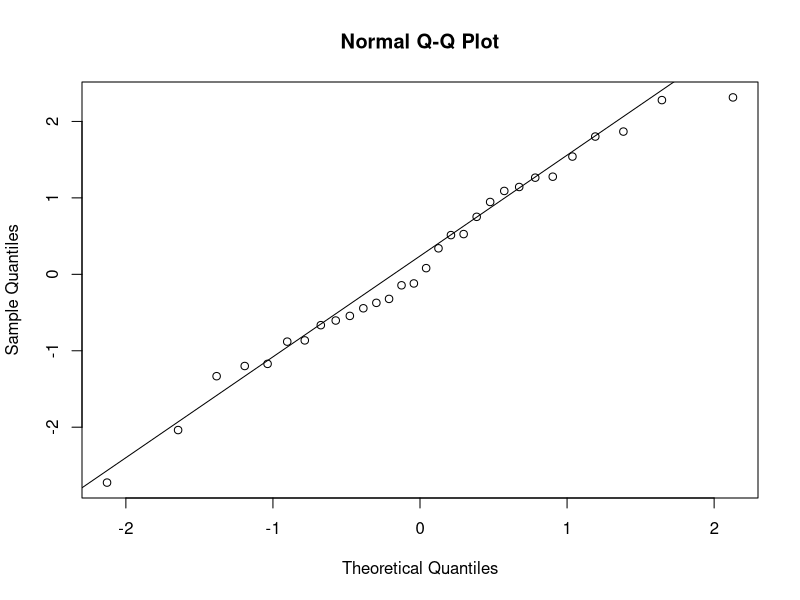
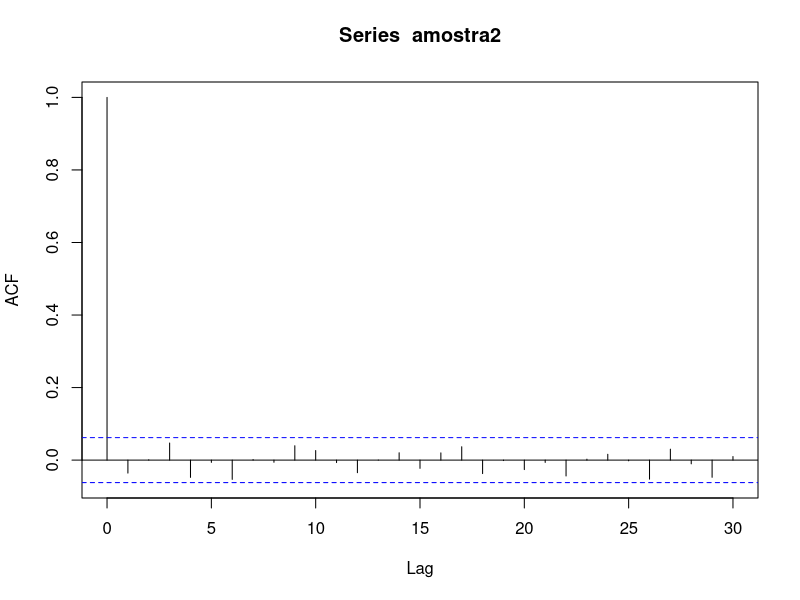
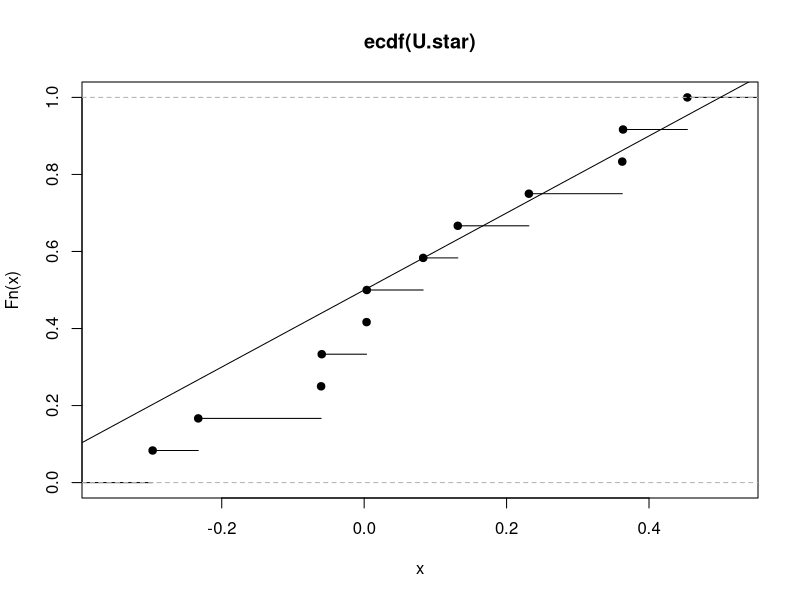
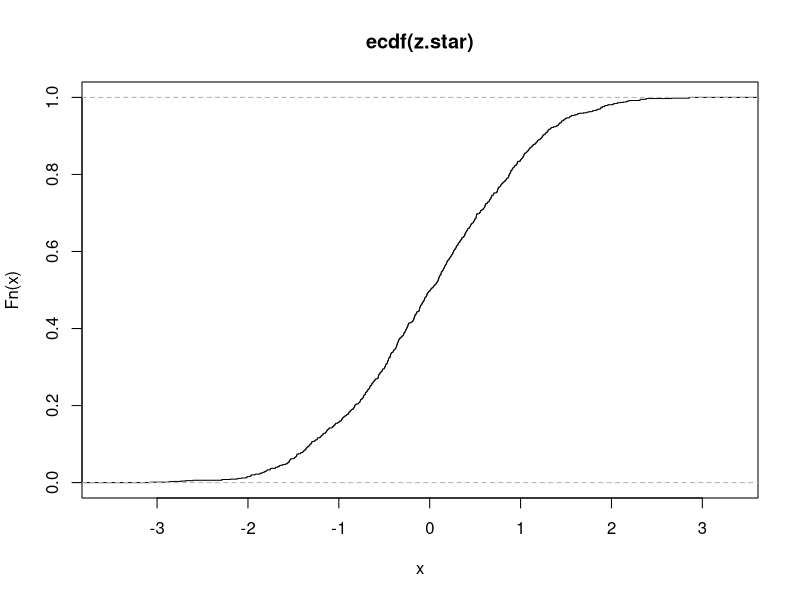

Write the R code that produced these figures, in order.
amostra <- rnorm(30)
qqnorm(amostra)
qqline(amostra)


amostra2 <- runif(1000)
acf(amostra2)

U <- runif(12)
U.star <- U-0.5
Fn <- ecdf(U.star)
plot(Fn)
abline(0.5,1)
ene <- 1e3
matriz <-matrix(runif(ene*12)-0.5, ncol = 12)
z.star <- apply(matriz, 1, sum)
f.star <- ecdf(z.star)
plot(f.star)
curve(pnorm,from = 4,to=4, add = T)
ks.test(z.star, "pnorm")
qnorm(p=(1:10/10))
quantis <- qnorm(p=(1:10/10))
cut.star <- cut(x=z.star, breaks = quantis)
conta.star <- table(cut.star)
conta.star 
1- pchisq(2.58, df=10)













